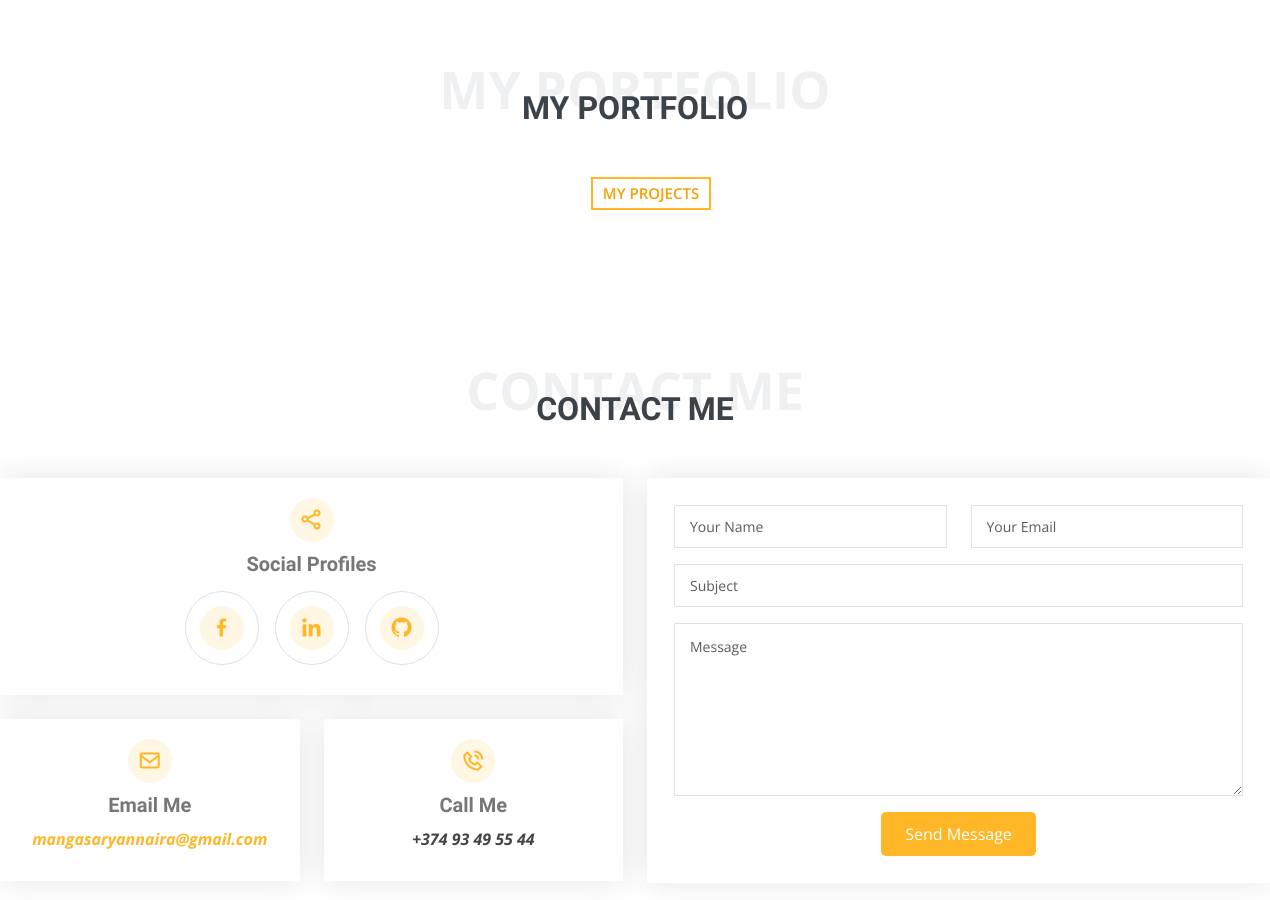
The app's page / (middle part), older data.
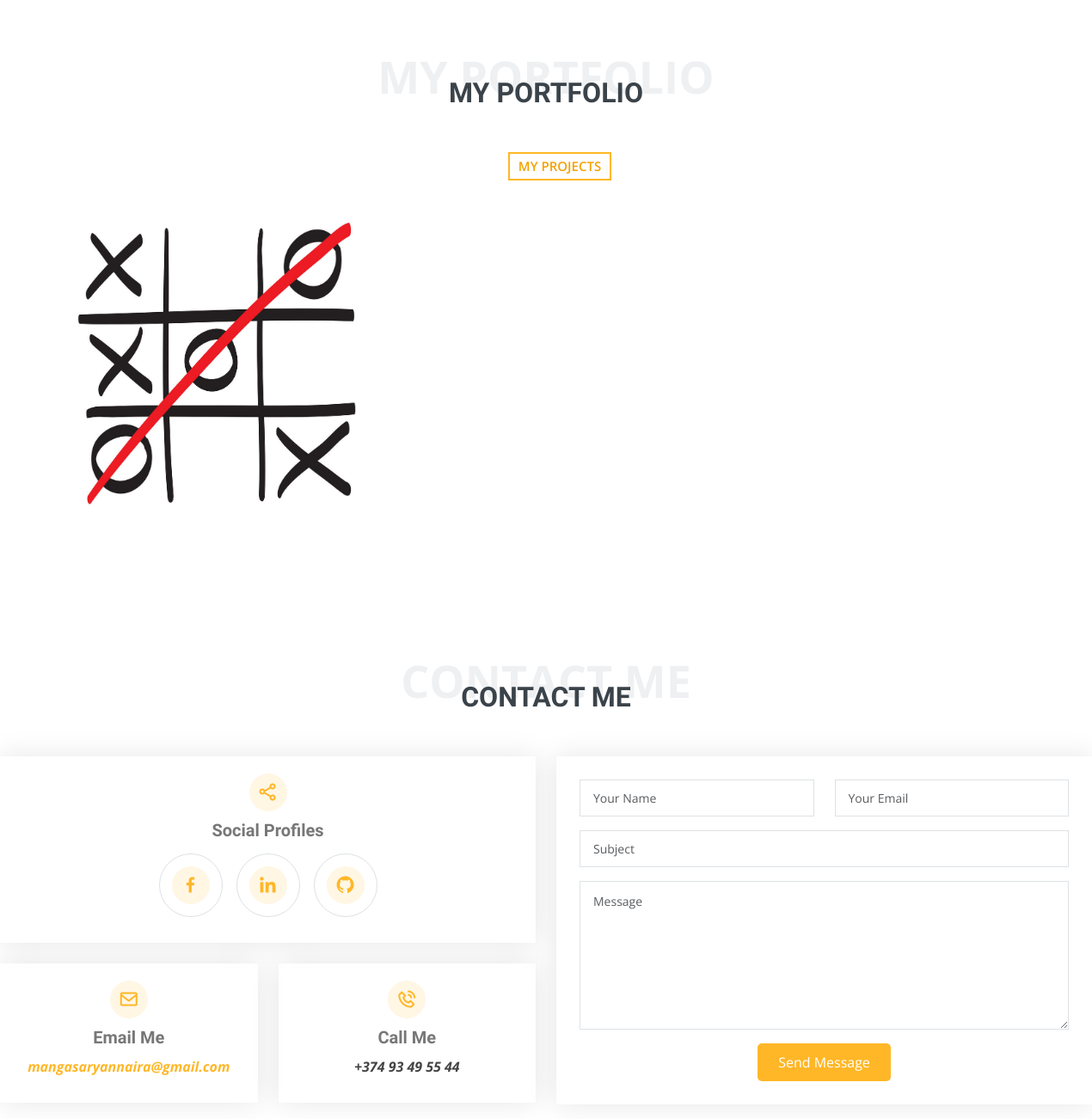
The same page, newer data.
### resume/models.py (models this page shows, shortened)
class SocialLink(models.Model):
    link = models.URLField()
    link_name = models.CharField(max_length=20)
    link_icon = models.ImageField(blank=True, null=True)
    icon_name = models.CharField(max_length=30, blank=True, null=True)
    created_on = models.DateTimeField(auto_now=True)

class PortfolioDetails(models.Model):
    project_name = models.CharField(max_length=20)
    project_description = models.TextField(max_length=600)
    project_url = models.URLField(validators=[URLValidator])
    project_date = models.DateField(blank=True, null=True)
    project_image1 = models.ImageField(
        upload_to="Media", default=None, null=True, blank=True)
    project_image2 = models.ImageField(
        upload_to="Media", default=None, null=True, blank=True)
    project_image3 = models.ImageField(
        upload_to="Media", default=None, null=True, blank=True)
    created_on = models.DateTimeField(auto_now=True)

### resume/views.py (the view)
# urls.py: 2. Add a URL to urlpatterns:  path('', views.home, name='home')
def home(request):
    skills = Skill.objects.all()
    educations = Education.objects.all()
    experiences = Experience.objects.all()
    languages = Language.objects.all()
    soft_skills = SoftSkill.objects.all()
    hard_skills = HardSkill.objects.all()
    social_links = SocialLink.objects.all()
    personal_info = Personal_info.objects.first()
    facts = Facts.objects.first()
    services = Service.objects.all()
    testimonials = Testimonial.objects.all()
    portfolio_details = PortfolioDetails.objects.all()
    user_info = UserInfo.objects.filter(user__username="naira")
    data = {
        "skills": skills,
        "educations": educations,
        "experiences": experiences,
        "languages": languages,
        "soft_skills": soft_skills,
        "hard_skills": hard_skills,
        "social_links": social_links,
        "personal_info": personal_info,
        "facts": facts,
        "services": services,
        "testimonials": testimonials,
        "portfolio_details": portfolio_details,
        "user_info": user_info,
    }
    return render(request, "home.html", context=data)

### resume/models.py (called while the page is built)
    def __str__(self) -> str:
        return f"{self.name}"

    def __str__(self) -> str:
        return f"{self.name}"

### resume/templates/home.html (shortened to what this page needs)
{% extends 'base.html' %}
{%load static %}
{% block blockcontent %}
{% include "header.html"%}
<main id="main">
  {% include "about.html"%}
  {% include "resume.html"%}
  {% include "service.html" %}
  {% include "testimonials.html"%}
  {% include "portfolio.html"%}
  {% include "contact.html"%}
</main>
{% include "footer.html"%}
{% endblock %}

### resume/templates/portfolio.html (shortened to what this page needs)
{% extends 'base.html' %}
{%load static %}
{% block blockcontent %}
<section id="portfolio" class="portfolio">
    <div class="container">
        <div class="section-title">
            <span>My Portfolio</span>
            <h2>My Portfolio</h2>
        </div>
        <ul id="portfolio-flters" class="d-flex justify-content-center">
            <li data-filter="*" class="filter-active">My projects</li>
        </ul>
        <div class="row portfolio-container">
            {% for example in portfolio_details %}
            <div class="col-lg-4 col-md-6 portfolio-item filter-app">
                <div class="portfolio-img"><img src="{{example.project_image1.url}}" class="img-fluid" alt="">
                </div>
            </div>
            {% endfor %}
        </div>
    </div>
</section>
{%endblock%}

### resume/templates/contact.html (shortened to what this page needs)
{% extends "base.html" %}
{%load static %}
{% block blockcontent %}
<section id="contact" class="contact">
    <div class="container">
        <div class="section-title">
            <span>Contact Me</span>
            <h2>Contact Me</h2>
        </div>
    </div>
    <div class="row">
        <div class="col-lg-6">
            <div class="row">
                <div class="col-md-12">
                    <div class="info-box">
                        <i class="bx bx-share-alt"></i>
                        <h3>Social Profiles</h3>
                        <div class="social-links">
                            {%for social_link in social_links%}
                            <a href="{{social_link.link}}" target="blank" class={{soical_link.link_name}}><i
                                    class="{{social_link.icon_name}}"></i></a>
                            {%endfor%}
                        </div>
                    </div>
                </div>
                <div class="col-md-6">
                    <div class="info-box mt-4">
                        <i class="bx bx-envelope"></i>
                        <h3>Email Me</h3>
                        <span><b><em><a
                                        href="mailto:{{personal_info.email}}">{{personal_info.email}}</em></b></a></span>
                    </div>
                </div>
                <div class="col-md-6">
                    <div class="info-box mt-4">
                        <i class="bx bx-phone-call"></i>
                        <h3>Call Me</h3>
                        <span><b><em>{{personal_info.phone}}</em></b></span>
                    </div>
                </div>
            </div>
        </div>
        <div class="col-lg-6">
            <form action="forms/contact.php" method="post" role="form" class="php-email-form">
                <div class="row">
                    <div class="col-md-6 form-group">
                        <input type="text" name="name" class="form-control" id="name" placeholder="Your Name" required>
                    </div>
                    <div class="col-md-6 form-group mt-3 mt-md-0">
                        <input type="email" class="form-control" name="email" id="email" placeholder="Your Email"
                            required>
                    </div>
                </div>
                <div class="form-group mt-3">
                    <input type="text" class="form-control" name="subject" id="subject" placeholder="Subject" required>
                </div>
                <div class="form-group mt-3">
                    <textarea class="form-control" name="message" rows="7" placeholder="Message" required></textarea>
                </div>
                <div class="text-center"><button type="submit">Send Message</button></div>
            </form>
        </div>
    </div>
</section>
{%endblock%}

Row changes from the older to the newer data that the page shows:
added PortfolioDetails: project_image1 (picture)
